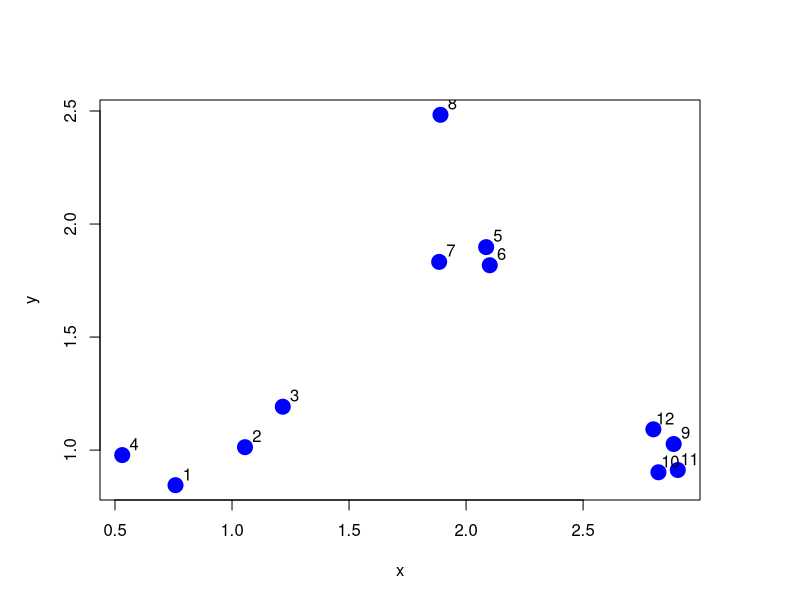
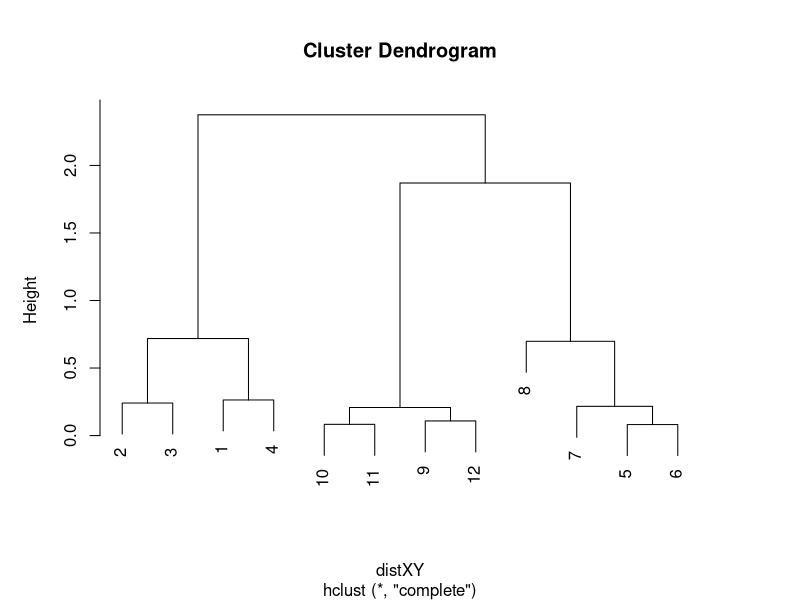

Source code (R) for these figures, in order: (Note: this script raises an error after producing the figures.)
# Hierarchical Clustering Example
set.seed(1234)
par(mar=c(5,5,5,5))
x <- rnorm(12,mean= rep(1:3, each=4),sd=0.2)
y <- rnorm(12,mean= rep(c(1,2,1), each=4),sd=0.2)
plot(x,y,col="blue",pch=19,cex=2)
text(x+0.05, y+0.05, labels = as.character(1:12))

# Hierarchical Clustering - dist
df <- data.frame(X=x, Y=y)
distXY= dist(df) #Euclidean Distance. the point 5 and 6 are very close

# Hierarchical Clustering - hclust
hClustering <- hclust(distXY)
plot(hClustering) # draw cluster dendrogram

# Draw prettier Clustering using the coursera custom function
myplclust(hClustering, lab= rep(1:3, each=4),lab.col = rep(1:3, each=4))

#'Merging Points 
#' - merging points will create new point. Usually its an average of x and y coordinates
#' of two points,
#' - two ways, 1.) avg of two farthest points 2.) avg of center of gravity.

# Heat Map
set.seed(143)
dataMatrix <- as.matrix(df)[sample(1:12),]
heatmap(dataMatrix)
 




